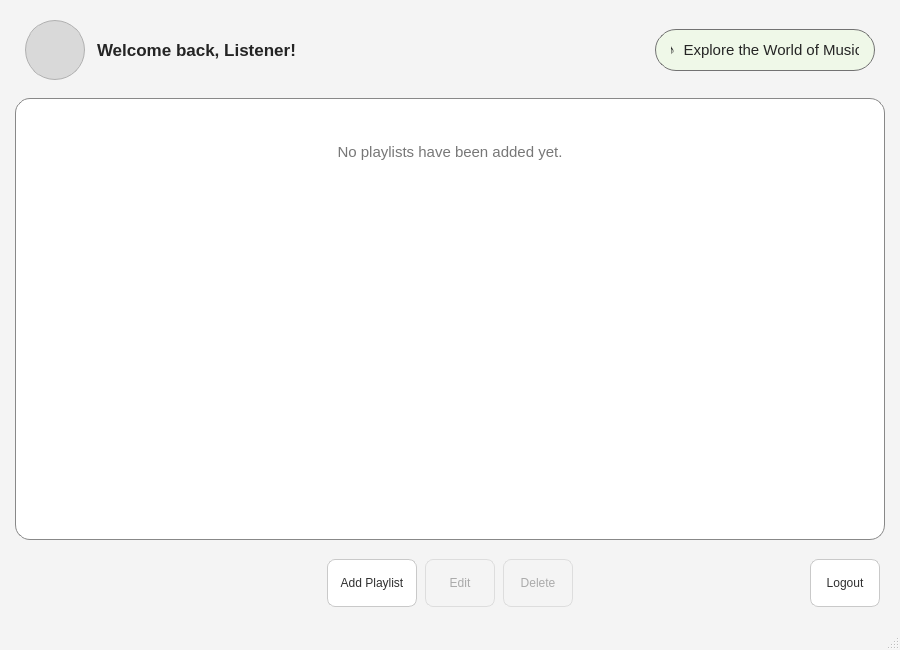
<?xml version="1.0" encoding="UTF-8"?>
<ui version="4.0">
 <class>ListenerWindow</class>
 <widget class="QMainWindow" name="ListenerWindow">
  <property name="geometry">
   <rect>
    <x>0</x>
    <y>0</y>
    <width>900</width>
    <height>650</height>
   </rect>
  </property>
  <property name="minimumSize">
   <size>
    <width>700</width>
    <height>500</height>
   </size>
  </property>
  <property name="windowTitle">
   <string>Listener Dashboard</string>
  </property>
  <property name="styleSheet">
   <string notr="true">QMainWindow#ListenerWindow {
    background-color: #f4f4f4;
}</string>
  </property>

  <widget class="QWidget" name="centralwidget">
   <layout class="QVBoxLayout" name="mainVerticalLayout">
    <property name="spacing">
     <number>8</number>
    </property>
    <property name="leftMargin">
     <number>15</number>
    </property>
    <property name="topMargin">
     <number>10</number>
    </property>
    <property name="rightMargin">
     <number>15</number>
    </property>
    <property name="bottomMargin">
     <number>10</number>
    </property>

    <item>
     <widget class="QWidget" name="headerWidget" native="true">
      <property name="sizePolicy">
       <sizepolicy hsizetype="Expanding" vsizetype="Fixed">
        <horstretch>1</horstretch>
        <verstretch>0</verstretch>
       </sizepolicy>
      </property>
      <property name="minimumSize">
       <size>
        <width>0</width>
        <height>80</height>
       </size>
      </property>
      <property name="maximumSize">
       <size>
        <width>16777215</width>
        <height>80</height>
       </size>
      </property>
      <property name="styleSheet">
       <string notr="true">QWidget#headerWidget {
    background-color: transparent;
}</string>
      </property>

      <layout class="QHBoxLayout" name="headerLayout">
       <property name="spacing">
        <number>12</number>
       </property>
       <property name="leftMargin">
        <number>10</number>
       </property>
       <property name="topMargin">
        <number>10</number>
       </property>
       <property name="rightMargin">
        <number>10</number>
       </property>
       <property name="bottomMargin">
        <number>10</number>
       </property>

       <item>
        <widget class="QLabel" name="profilePhotoLabel">
         <property name="sizePolicy">
          <sizepolicy hsizetype="Fixed" vsizetype="Fixed">
           <horstretch>0</horstretch>
           <verstretch>0</verstretch>
          </sizepolicy>
         </property>
         <property name="minimumSize">
          <size>
           <width>60</width>
           <height>60</height>
          </size>
         </property>
         <property name="maximumSize">
          <size>
           <width>60</width>
           <height>60</height>
          </size>
         </property>
         <property name="styleSheet">
          <string notr="true">QLabel#profilePhotoLabel {
    background-color: #d9d9d9;
    border: 1px solid #b0b0b0;
    border-radius: 30px;
}</string>
         </property>
         <property name="text">
          <string/>
         </property>
         <property name="scaledContents">
          <bool>true</bool>
         </property>
         <property name="alignment">
          <set>Qt::AlignmentFlag::AlignCenter</set>
         </property>
        </widget>
       </item>

       <item>
        <widget class="QLabel" name="welcomeLabel">
         <property name="sizePolicy">
          <sizepolicy hsizetype="Preferred" vsizetype="Preferred">
           <horstretch>0</horstretch>
           <verstretch>0</verstretch>
          </sizepolicy>
         </property>
         <property name="minimumSize">
          <size>
           <width>220</width>
           <height>35</height>
          </size>
         </property>
         <property name="styleSheet">
          <string notr="true">QLabel#welcomeLabel {
    color: #242424;
    font-size: 17px;
    font-weight: 500;
    background-color: transparent;
}</string>
         </property>
         <property name="text">
          <string>Welcome back, Listener!</string>
         </property>
         <property name="alignment">
          <set>Qt::AlignmentFlag::AlignLeft|Qt::AlignmentFlag::AlignVCenter</set>
         </property>
        </widget>
       </item>

       <item>
        <spacer name="headerHorizontalSpacer">
         <property name="orientation">
          <enum>Qt::Orientation::Horizontal</enum>
         </property>
         <property name="sizeType">
          <enum>QSizePolicy::Policy::Expanding</enum>
         </property>
         <property name="sizeHint" stdset="0">
          <size>
           <width>40</width>
           <height>20</height>
          </size>
         </property>
        </spacer>
       </item>

       <item>
        <widget class="QPushButton" name="exploreButton">
         <property name="sizePolicy">
          <sizepolicy hsizetype="Fixed" vsizetype="Fixed">
           <horstretch>0</horstretch>
           <verstretch>0</verstretch>
          </sizepolicy>
         </property>
         <property name="minimumSize">
          <size>
           <width>220</width>
           <height>42</height>
          </size>
         </property>
         <property name="maximumSize">
          <size>
           <width>220</width>
           <height>42</height>
          </size>
         </property>
         <property name="cursor">
          <cursorShape>PointingHandCursor</cursorShape>
         </property>
         <property name="styleSheet">
          <string notr="true">QPushButton#exploreButton {
    background-color: #eff8e8;
    color: #252525;
    border: 1px solid #727272;
    border-radius: 21px;
    padding: 6px 15px;
    font-size: 15px;
}

QPushButton#exploreButton:hover {
    background-color: #e2f2d6;
    border-color: #555555;
}

QPushButton#exploreButton:pressed {
    background-color: #d5eac5;
}</string>
         </property>
         <property name="text">
          <string>♪  Explore the World of Music</string>
         </property>
        </widget>
       </item>
      </layout>
     </widget>
    </item>

    <item>
     <widget class="QFrame" name="playlistsFrame">
      <property name="sizePolicy">
       <sizepolicy hsizetype="Expanding" vsizetype="Expanding">
        <horstretch>1</horstretch>
        <verstretch>1</verstretch>
       </sizepolicy>
      </property>
      <property name="minimumSize">
       <size>
        <width>0</width>
        <height>300</height>
       </size>
      </property>
      <property name="styleSheet">
       <string notr="true">QFrame#playlistsFrame {
    background-color: #ffffff;
    border: 1px solid #888888;
    border-radius: 15px;
}</string>
      </property>
      <property name="frameShape">
       <enum>QFrame::Shape::NoFrame</enum>
      </property>
      <property name="frameShadow">
       <enum>QFrame::Shadow::Plain</enum>
      </property>

      <layout class="QVBoxLayout" name="playlistsFrameLayout">
       <property name="spacing">
        <number>0</number>
       </property>
       <property name="leftMargin">
        <number>8</number>
       </property>
       <property name="topMargin">
        <number>8</number>
       </property>
       <property name="rightMargin">
        <number>8</number>
       </property>
       <property name="bottomMargin">
        <number>8</number>
       </property>

       <item>
        <widget class="QScrollArea" name="playlistsScrollArea">
         <property name="sizePolicy">
          <sizepolicy hsizetype="Expanding" vsizetype="Expanding">
           <horstretch>1</horstretch>
           <verstretch>1</verstretch>
          </sizepolicy>
         </property>
         <property name="styleSheet">
          <string notr="true">QScrollArea#playlistsScrollArea {
    background-color: transparent;
    border: none;
}

QScrollArea#playlistsScrollArea QWidget#qt_scrollarea_viewport {
    background-color: transparent;
}

QScrollArea#playlistsScrollArea QScrollBar:vertical {
    background-color: #eeeeee;
    width: 10px;
    margin: 0px;
    border: none;
    border-radius: 5px;
}

QScrollArea#playlistsScrollArea QScrollBar::handle:vertical {
    background-color: #b5b5b5;
    min-height: 25px;
    border-radius: 5px;
}

QScrollArea#playlistsScrollArea QScrollBar::handle:vertical:hover {
    background-color: #999999;
}

QScrollArea#playlistsScrollArea QScrollBar::add-line:vertical,
QScrollArea#playlistsScrollArea QScrollBar::sub-line:vertical {
    width: 0px;
    height: 0px;
}

QScrollArea#playlistsScrollArea QScrollBar::add-page:vertical,
QScrollArea#playlistsScrollArea QScrollBar::sub-page:vertical {
    background-color: transparent;
}</string>
         </property>
         <property name="frameShape">
          <enum>QFrame::Shape::NoFrame</enum>
         </property>
         <property name="horizontalScrollBarPolicy">
          <enum>Qt::ScrollBarPolicy::ScrollBarAlwaysOff</enum>
         </property>
         <property name="verticalScrollBarPolicy">
          <enum>Qt::ScrollBarPolicy::ScrollBarAsNeeded</enum>
         </property>
         <property name="widgetResizable">
          <bool>true</bool>
         </property>

         <widget class="QWidget" name="playlistsContainerWidget">
          <property name="geometry">
           <rect>
            <x>0</x>
            <y>0</y>
            <width>848</width>
            <height>432</height>
           </rect>
          </property>
          <property name="sizePolicy">
           <sizepolicy hsizetype="Expanding" vsizetype="Preferred">
            <horstretch>1</horstretch>
            <verstretch>0</verstretch>
           </sizepolicy>
          </property>
          <property name="styleSheet">
           <string notr="true">QWidget#playlistsContainerWidget {
    background-color: transparent;
}</string>
          </property>

          <layout class="QVBoxLayout" name="playlistsContainerLayout">
           <property name="sizeConstraint">
            <enum>QLayout::SizeConstraint::SetMinimumSize</enum>
           </property>
           <property name="spacing">
            <number>8</number>
           </property>
           <property name="leftMargin">
            <number>10</number>
           </property>
           <property name="topMargin">
            <number>10</number>
           </property>
           <property name="rightMargin">
            <number>10</number>
           </property>
           <property name="bottomMargin">
            <number>10</number>
           </property>

           <item>
            <widget class="QLabel" name="emptyPlaylistsLabel">
             <property name="sizePolicy">
              <sizepolicy hsizetype="Expanding" vsizetype="Preferred">
               <horstretch>1</horstretch>
               <verstretch>0</verstretch>
              </sizepolicy>
             </property>
             <property name="minimumSize">
              <size>
               <width>0</width>
               <height>70</height>
              </size>
             </property>
             <property name="styleSheet">
              <string notr="true">QLabel#emptyPlaylistsLabel {
    color: #777777;
    font-size: 15px;
    background-color: transparent;
    border: none;
}</string>
             </property>
             <property name="text">
              <string>No playlists have been added yet.</string>
             </property>
             <property name="alignment">
              <set>Qt::AlignmentFlag::AlignCenter</set>
             </property>
             <property name="wordWrap">
              <bool>true</bool>
             </property>
            </widget>
           </item>

           <item>
            <spacer name="playlistsVerticalSpacer">
             <property name="orientation">
              <enum>Qt::Orientation::Vertical</enum>
             </property>
             <property name="sizeType">
              <enum>QSizePolicy::Policy::Expanding</enum>
             </property>
             <property name="sizeHint" stdset="0">
              <size>
               <width>20</width>
               <height>40</height>
              </size>
             </property>
            </spacer>
           </item>
          </layout>
         </widget>
        </widget>
       </item>
      </layout>
     </widget>
    </item>

    <item>
     <widget class="QWidget" name="bottomBarWidget" native="true">
      <property name="sizePolicy">
       <sizepolicy hsizetype="Expanding" vsizetype="Fixed">
        <horstretch>1</horstretch>
        <verstretch>0</verstretch>
       </sizepolicy>
      </property>
      <property name="minimumSize">
       <size>
        <width>0</width>
        <height>70</height>
       </size>
      </property>
      <property name="maximumSize">
       <size>
        <width>16777215</width>
        <height>70</height>
       </size>
      </property>
      <property name="styleSheet">
       <string notr="true">QWidget#bottomBarWidget {
    background-color: transparent;
}

QWidget#bottomBarWidget QToolButton {
    background-color: #ffffff;
    color: #303030;
    border: 1px solid #c9c9c9;
    border-radius: 8px;
    padding: 5px;
    font-size: 12px;
}

QWidget#bottomBarWidget QToolButton:hover {
    background-color: #eeeeee;
    border-color: #a5a5a5;
}

QWidget#bottomBarWidget QToolButton:pressed {
    background-color: #d8d8d8;
}

QWidget#bottomBarWidget QToolButton:disabled {
    background-color: #f4f4f4;
    color: #aaaaaa;
    border-color: #dddddd;
}

QToolButton#deletePlaylistButton {
    color: #b3261e;
}

QToolButton#logoutButton {
    color: #b3261e;
}</string>
      </property>

      <layout class="QHBoxLayout" name="bottomBarLayout">
       <property name="spacing">
        <number>8</number>
       </property>
       <property name="leftMargin">
        <number>5</number>
       </property>
       <property name="topMargin">
        <number>5</number>
       </property>
       <property name="rightMargin">
        <number>5</number>
       </property>
       <property name="bottomMargin">
        <number>5</number>
       </property>

       <item>
        <widget class="QWidget" name="leftBalanceWidget" native="true">
         <property name="sizePolicy">
          <sizepolicy hsizetype="Fixed" vsizetype="Preferred">
           <horstretch>0</horstretch>
           <verstretch>0</verstretch>
          </sizepolicy>
         </property>
         <property name="minimumSize">
          <size>
           <width>70</width>
           <height>0</height>
          </size>
         </property>
         <property name="maximumSize">
          <size>
           <width>70</width>
           <height>16777215</height>
          </size>
         </property>
        </widget>
       </item>

       <item>
        <spacer name="leftBottomSpacer">
         <property name="orientation">
          <enum>Qt::Orientation::Horizontal</enum>
         </property>
         <property name="sizeType">
          <enum>QSizePolicy::Policy::Expanding</enum>
         </property>
         <property name="sizeHint" stdset="0">
          <size>
           <width>40</width>
           <height>20</height>
          </size>
         </property>
        </spacer>
       </item>

       <item>
        <widget class="QWidget" name="playlistActionsWidget" native="true">
         <property name="sizePolicy">
          <sizepolicy hsizetype="Preferred" vsizetype="Fixed">
           <horstretch>0</horstretch>
           <verstretch>0</verstretch>
          </sizepolicy>
         </property>
         <property name="minimumSize">
          <size>
           <width>0</width>
           <height>52</height>
          </size>
         </property>
         <property name="maximumSize">
          <size>
           <width>16777215</width>
           <height>52</height>
          </size>
         </property>

         <layout class="QHBoxLayout" name="playlistActionsLayout">
          <property name="spacing">
           <number>8</number>
          </property>
          <property name="leftMargin">
           <number>0</number>
          </property>
          <property name="topMargin">
           <number>0</number>
          </property>
          <property name="rightMargin">
           <number>0</number>
          </property>
          <property name="bottomMargin">
           <number>0</number>
          </property>

          <item>
           <widget class="QToolButton" name="addPlaylistButton">
            <property name="sizePolicy">
             <sizepolicy hsizetype="Fixed" vsizetype="Fixed">
              <horstretch>0</horstretch>
              <verstretch>0</verstretch>
             </sizepolicy>
            </property>
            <property name="minimumSize">
             <size>
              <width>90</width>
              <height>48</height>
             </size>
            </property>
            <property name="maximumSize">
             <size>
              <width>90</width>
              <height>48</height>
             </size>
            </property>
            <property name="cursor">
             <cursorShape>PointingHandCursor</cursorShape>
            </property>
            <property name="toolTip">
             <string>Add playlist</string>
            </property>
            <property name="text">
             <string>Add Playlist</string>
            </property>
            <property name="autoRaise">
             <bool>false</bool>
            </property>
           </widget>
          </item>

          <item>
           <widget class="QToolButton" name="editPlaylistButton">
            <property name="enabled">
             <bool>false</bool>
            </property>
            <property name="sizePolicy">
             <sizepolicy hsizetype="Fixed" vsizetype="Fixed">
              <horstretch>0</horstretch>
              <verstretch>0</verstretch>
             </sizepolicy>
            </property>
            <property name="minimumSize">
             <size>
              <width>70</width>
              <height>48</height>
             </size>
            </property>
            <property name="maximumSize">
             <size>
              <width>70</width>
              <height>48</height>
             </size>
            </property>
            <property name="cursor">
             <cursorShape>PointingHandCursor</cursorShape>
            </property>
            <property name="toolTip">
             <string>Edit selected playlist</string>
            </property>
            <property name="text">
             <string>Edit</string>
            </property>
            <property name="autoRaise">
             <bool>false</bool>
            </property>
           </widget>
          </item>

          <item>
           <widget class="QToolButton" name="deletePlaylistButton">
            <property name="enabled">
             <bool>false</bool>
            </property>
            <property name="sizePolicy">
             <sizepolicy hsizetype="Fixed" vsizetype="Fixed">
              <horstretch>0</horstretch>
              <verstretch>0</verstretch>
             </sizepolicy>
            </property>
            <property name="minimumSize">
             <size>
              <width>70</width>
              <height>48</height>
             </size>
            </property>
            <property name="maximumSize">
             <size>
              <width>70</width>
              <height>48</height>
             </size>
            </property>
            <property name="cursor">
             <cursorShape>PointingHandCursor</cursorShape>
            </property>
            <property name="toolTip">
             <string>Delete selected playlist</string>
            </property>
            <property name="text">
             <string>Delete</string>
            </property>
            <property name="autoRaise">
             <bool>false</bool>
            </property>
           </widget>
          </item>
         </layout>
        </widget>
       </item>

       <item>
        <spacer name="rightBottomSpacer">
         <property name="orientation">
          <enum>Qt::Orientation::Horizontal</enum>
         </property>
         <property name="sizeType">
          <enum>QSizePolicy::Policy::Expanding</enum>
         </property>
         <property name="sizeHint" stdset="0">
          <size>
           <width>40</width>
           <height>20</height>
          </size>
         </property>
        </spacer>
       </item>

       <item>
        <widget class="QToolButton" name="logoutButton">
         <property name="sizePolicy">
          <sizepolicy hsizetype="Fixed" vsizetype="Fixed">
           <horstretch>0</horstretch>
           <verstretch>0</verstretch>
          </sizepolicy>
         </property>
         <property name="minimumSize">
          <size>
           <width>70</width>
           <height>48</height>
          </size>
         </property>
         <property name="maximumSize">
          <size>
           <width>70</width>
           <height>48</height>
          </size>
         </property>
         <property name="cursor">
          <cursorShape>PointingHandCursor</cursorShape>
         </property>
         <property name="toolTip">
          <string>Logout</string>
         </property>
         <property name="text">
          <string>Logout</string>
         </property>
         <property name="autoRaise">
          <bool>false</bool>
         </property>
        </widget>
       </item>
      </layout>
     </widget>
    </item>
   </layout>
  </widget>

  <widget class="QMenuBar" name="menubar">
   <property name="geometry">
    <rect>
     <x>0</x>
     <y>0</y>
     <width>900</width>
     <height>22</height>
    </rect>
   </property>
  </widget>

  <widget class="QStatusBar" name="statusbar"/>
 </widget>

 <resources/>
 <connections/>
</ui>
